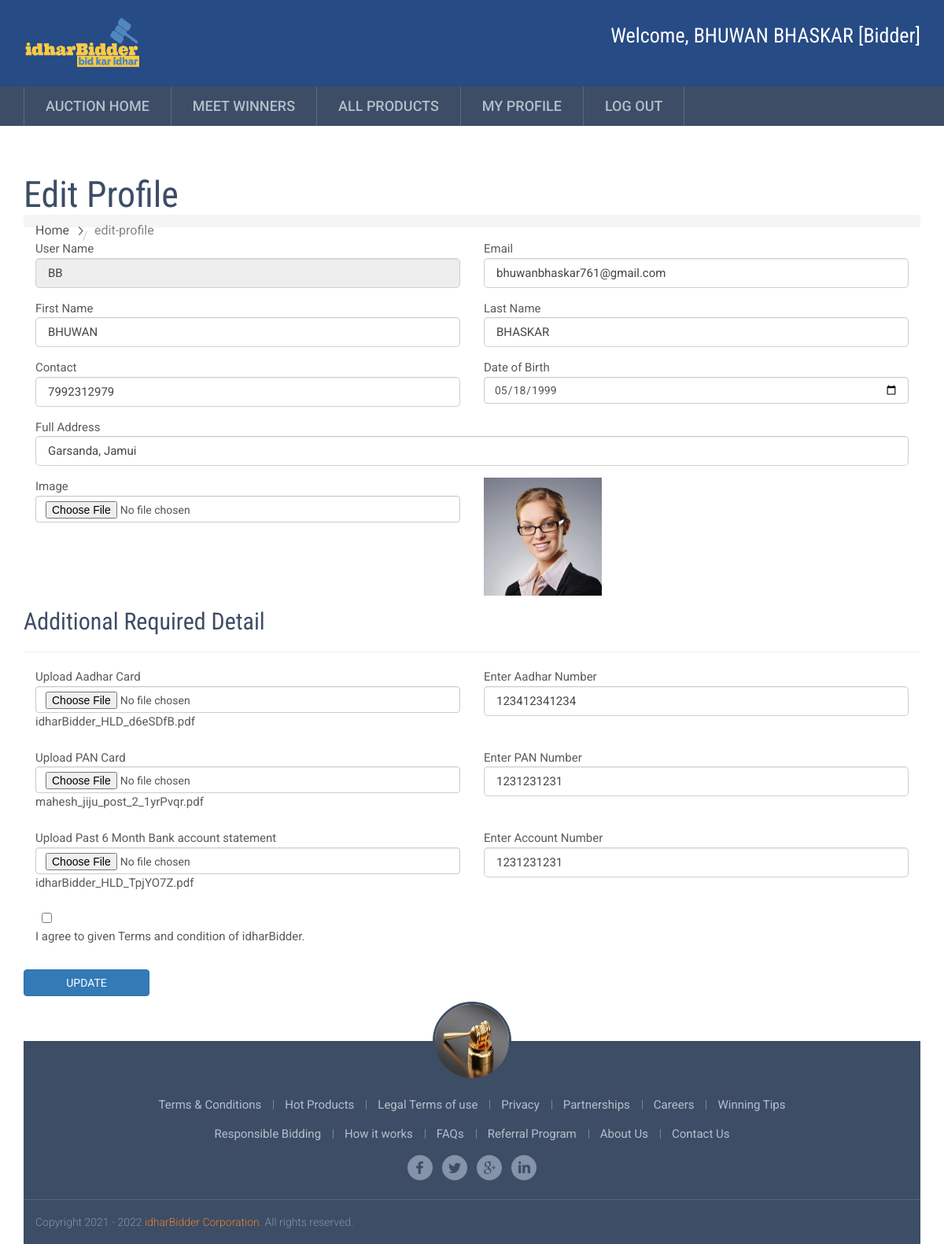
The app's page /edit_profile (signed in) with its own data.
### bid_app/models.py (models this page shows, shortened)
class AuctionUser(models.Model):
    user = models.ForeignKey(User,on_delete=models.CASCADE,null=True, blank=True)
    dob = models.DateField(null=True, blank=True)
    address = models.CharField(max_length=100,null=True, blank=True)
    contact = models.CharField(max_length=10,null=True, blank=True)
    image = models.FileField(null=True, blank=True)
    user_type = models.CharField(max_length=100,null=True, blank=True)
    status = models.CharField(max_length=100,null=True, blank=True, default="pending")
    membership = models.ForeignKey(Member_fee,on_delete=models.CASCADE,null=True, blank=True)
    created = models.DateTimeField(auto_now_add=True)
    adhar_card = models.FileField(null=True, blank=True)
    pan_card = models.FileField(null=True, blank=True)
    bank_statement = models.FileField(null=True, blank=True)
    adhar_number = models.CharField(max_length=100,null=True, blank=True)
    pan_number = models.CharField(max_length=100,null=True, blank=True)
    account_number = models.CharField(max_length=100,null=True, blank=True)
    agree = models.BooleanField(null=True, blank=True)
    email_verification = models.BooleanField(null=True, blank=True)
    otp = models.CharField(max_length=100,null=True, blank=True)

### bid_app/views.py (the view, shortened to what this page needs)
# urls.py: path('edit_profile', Edit_profile, name="edit_profile"),
def Edit_profile(request):
    if not request.user.is_authenticated:
        return redirect('login')
    pro = AuctionUser.objects.get(user=request.user)
    d = {'pro':pro}
    return render(request, 'edit_profile.html',d)

### bid_app/templates/edit_profile.html (shortened to what this page needs)
{% extends 'index.html' %}
{% load static %}
{% block body %}
<div id="inner_banner" class="inner_banner_section" style="margin-top:5%">
  <div class="container">
    <div class="row">
      <div class="col-md-12">
        <div class="full">
          <div class="title-holder">
            <div class="title-holder-cell text-left">
              <h1 class="page-title">Edit Profile</h1>
              <ol class="breadcrumb">
                <li><a href="index.html">Home</a></li>
                <li class="active">edit-profile</li>
              </ol>
            </div>
          </div>
        </div>
      </div>
    </div>
  </div>
</div>
  <div class="container">
    <div class="row">
          <div class="full">
            <div class="col-lg-12 col-md-12 col-sm-12 col-xs-12 contant_form">
              <div class="form_section">
                <form method="post" action="" enctype="multipart/form-data">
                <div class="form-row">
                  <div class="form-group col-md-6">
                    <label for="inputEmail4">User Name</label>
                    <input type="text" class="form-control" name="uname" value="{{pro.user.username}}" id="inputEmail4" readonly>
                  </div>
                  <div class="form-group col-md-6">
                    <label for="exampleInputEmail1">Email</label>
                    <input type="email" class="form-control" id="exampleInputEmail1" aria-describedby="emailHelp" name="email" value="{{pro.user.email}}">
                  </div>
                </div>
                <div class="form-row">
                    <div class="form-group col-md-6">
                      <label for="inputEmail4">First Name</label>
                      <input type="text" class="form-control" value="{{pro.user.first_name}}" name="fname" id="inputEmail4">
                    </div>
                  <div class="form-group col-md-6">
                    <label for="inputPassword4">Last Name</label>
                    <input type="text" class="form-control" name="lname" value="{{pro.user.last_name}}" id="inputPassword4">
                  </div>
                </div>
                <div class="form-row">
                  <div class="form-group col-md-6">
                    <label for="exampleInputPassword1">Contact</label>
                    <input type="text" class="form-control" id="exampleInputPassword1" value="{{pro.contact}}" name="contact">
                  </div>
                  <div class="form-group col-md-6">
                    <label for="exampleInputPassword1">Date of Birth</label>
                    <input type="date" class="form-control" id="exampleInputPassword1" name="date" value="{{pro.dob|date:'Y-m-d'}}">
                  </div>
                </div>
                <div class="form-row">
                  <div class="form-group col-md-12">
                  <label for="exampleInputPassword1">Full Address</label>
                  <input type="text" class="form-control" id="exampleInputPassword1" value="{{pro.address}}" name="add">
                </div>
                <div class="form-row">
                  <div class="form-group col-md-6">
                      <label for="exampleInputPassword1">Image</label>
                      <input type="file" class="form-control" id="exampleInputPassword1" name="img" value="choose file">
                  </div>
                  <div class="form-group col-md-6">
                      <img src="{{pro.image.url}}" style="width:150px;height:150px">
                  </div>
                </div>
                <h4>Additional Required Detail</h4><hr>
                <div class="form-row" style="height:80px">
                  <div class="form-group col-md-6">
                    <label for="exampleInputPassword1">Upload Aadhar Card</label>
                    <input type="file" class="form-control" id="exampleInputPassword1" name="aadhar" {% if not pro.adhar_card %}required{% endif %}>
                    <span>{{pro.adhar_card}}</span>
                  </div>
                  <div class="form-group col-md-6">
                    <label for="exampleInputPassword1">Enter Aadhar Number</label>
                    <input type="text" class="form-control" id="exampleInputPassword1" maxlength="12" minlength="12" name="adhar_number" value="{% if pro.adhar_number %}{{pro.adhar_number}}{% endif %}" placeholder="Enter Your 12-digit Adhar Number" required>
                  </div>
                </div><br>
                <div class="form-row" style="height:80px">
                  <div class="form-group col-md-6">
                    <label for="exampleInputPassword1">Upload PAN Card</label>
                    <input type="file" class="form-control" id="exampleInputPassword1" {% if not pro.pan_card %}required{% endif %} name="pan">
                    <span>{{pro.pan_card}}</span>
                  </div>
                  <div class="form-group col-md-6">
                    <label for="exampleInputPassword1">Enter PAN Number</label>
                    <input type="text" class="form-control" id="exampleInputPassword1" maxlength="10" minlength="10" name="pan_number" value="{% if pro.pan_number %}{{pro.pan_number}}{% endif %}" placeholder="Enter Your 10-digit PAN Number" required>
                  </div>
                </div><br>
                <div class="form-row" style="height:80px">
                  <div class="form-group col-md-6">
                    <label for="exampleInputPassword1">Upload Past 6 Month Bank account statement</label>
                    <input type="file" class="form-control" id="exampleInputPassword1" name="bank_statement" {% if not pro.bank_statement %}required{% endif %}>
                    <span>{{pro.bank_statement}}</span>
                  </div>
                  <div class="form-group col-md-6">
                    <label for="exampleInputPassword1">Enter Account Number</label>
                    <input type="text" class="form-control" id="exampleInputPassword1" name="account_number" value="{% if pro.account_number %}{{pro.account_number}}{% endif %}" placeholder="Enter Your Account Number" required>
                  </div>
                </div><br>
                <div class="form-row">
                  <div class="form-group col-md-12">
                    <input type="checkbox" class="form-control-check" id="exampleInputPassword1" name="terms" required>
                    <p>I agree to given Terms and condition of idharBidder.</p>
                  </div>
                </div>
              <button type="submit" class="btn btn-primary" style="margin-bottom:5%">update</button>
            </form>
              </div>
            </div>
      </div>
    </div>
  </div>
{% endblock %}

### bid_app/templates/index.html (shortened to what this page needs)
<!DOCTYPE html>
{% load static %}
<html class="no-js">
<head id="Head1">
<link rel="stylesheet" href="{% static 'assets/plugins/bootstrap/css/bootstrap.min.css' %}" />
<link rel="stylesheet" href="{% static 'assets/plugins/font-awesome/css/font-awesome.min.css' %}" />
<link rel="stylesheet" href="{% static 'css/style.css' %}" />
<link rel="stylesheet" href="{% static 'css/vendor/venobox.css' %}" />
<link rel="stylesheet" href="{% static 'css/rain.style.css' %}" />
<link rel="stylesheet" href="{% static 'css/responsive.css' %}" />
</head>
<body class="home">
    <div id="wrapper">
            <header id="header" style="background:#264b85">
                <div class="header-top" >
                    <div class="wrap">
                        <a href="index.html" id="logo" title="Bidderboy">
                            <img src="{% static 'images/idharBidder.png' %}" alt="Bidderboy" style="width:150px;height:70px"></a>
                            {% if not request.user.is_authenticated %}
                        <div class="user-login">
                            <div id="Panel1" onkeypress="javascript:return WebForm_FireDefaultButton(event, &#39;btnLogin&#39;)">
                                <span id="lblLError" style="color: #F70A00;"></span>
                            <form action="/login" method="post" enctype="multipart/form-data">
                                {% csrf_token %}
                                <ul class="formlist">
                                    <li>
                                        <input name="uname" type="text" id="txtLUserName" class="textbox" placeholder="Username or Email" />
                                        <label class="forgot-passsword">
                                    </li>
                                    <li>
                                        <input name="pwd" type="password" id="txtLPassword" class="textbox" placeholder="Password" />
                                    </li>
                                    <li class="actions">
                                        <input type="submit" name="btnLogin" value="Login" id="btnLogin" class="login-button" />
                                    </li>
                                </ul>
                            </form>
</div>
{% else %}
<div class="user-login">
    <h5 style="color:white">Welcome, {{request.user.first_name}} {{request.user.last_name}} [{{request.user.auctionuser_set.all.0.user_type}}]</h5>
</div>
{% endif %}
                        </div>
                    </div>
                </div>
                <div class="navigation-row">
                    <nav id="mainmenu">
                        <div class="wrap">
                            <ul>
                                {% if request.user.is_authenticated and request.user.auctionuser_set.all.0.user_type == "Seller" %}
                                <li><a href="/" title="Auction-Home">Auction Home</a></li>
                                    <li><a href="/add_product" title="Add Bid">Add Bid</a></li>
                                    <li><a href="/view_product" title="Add Bid">Product</a></li>
                                    <li><a href="/meetwinners/" title="Meet Winners">Meet Winners</a></li>
                                    <li><a href="/all_product/" title="Hot Products">All Products</a></li>
                                    <li><a href="/profile/{{request.user.id}}" title="My Profile">My Profile</a></li>
                                    <li><a href="/logout" title="Logout">Log out</a></li>
                                {% elif request.user.is_authenticated and request.user.auctionuser_set.all.0.user_type == "Bidder" %}
                                    <li><a href="/" title="Auction-Home">Auction Home</a></li>
                                    <li><a href="/meetwinners/" title="Meet Winners">Meet Winners</a></li>
                                    <li><a href="/all_product/" title="Hot Products">All Products</a></li>
                                    <li><a href="/profile/{{request.user.id}}" title="My Profile">My Profile</a></li>
                                    <li><a href="/logout" title="Logout">Log out</a></li>
                                {% endif %}
                            </ul>
                        </div>
                    </nav>
                </div>
           {% block body %}
           {% endblock %}
            <footer id="footer">
                <div class="footer-top">
                    <div class="wrap">
                        <div class="boy-thumb">
                            <figure>
                                <img src="{% static 'images/auct.jpg' %}" alt="Bidderboy">
                            </figure>
                        </div>
                        <nav class="fmenu">
                            <ul>
                                <li><a href="Terms.html" title="Terms &amp; Conditions">Terms &amp; Conditions</a></li>
                                <li><a href="HotProducts.html" title="Responsible Bidding">Hot Products</a></li>
                                <li><a href="Legal.html" title="Legal Terms of use">Legal Terms of use</a></li>
                                <li><a href="Privacy.html" title="Privacy">Privacy</a></li>
                                <li><a href="Partnership.html" title="Partnerships">Partnerships</a></li>
                                <li><a href="Careers.html" title="Careers">Careers</a></li>
                                <li><a href="Winning-Tips.html" title="Winning Tips">Winning Tips</a></li>
                            </ul>
                        </nav>
                        <nav class="fmenu">
                            <ul>
                                <li><a href="responsible-bidding.html" title="Responsible Bidding">Responsible Bidding</a></li>
                                <li><a href="How-it-works.html" title="How it works">How it works</a></li>
                                <li><a href="FAQs.html" title="FAQs">FAQs</a></li>
                                <li><a href="Referral-Program.html" title="Referral Program">Referral Program</a></li>
                                <li><a href="/about" title="About Us">About Us</a></li>
                                <li><a href="/contact" title="Contact Us">Contact Us</a></li>
                            </ul>
                        </nav>
                        <ul class="social">
                            <li><a href="http://www.facebook.com/bidderboy" class="fb" title="Facebook" target="_blank">Facebook</a></li>
                            <li><a href="http://twitter.com/bidderboy_india" class="tw" title="Twitter" target="_blank">Twitter</a></li>
                            <li><a href="https://www.instagram.com/bidderboy/" class="gp" title="Instagram" target="_blank">Instagram</a></li>
                            <li><a href="http://in.linkedin.com/in/bidderboy" class="in" title="Linked In" target="_blank">Linked In</a></li>
                        </ul>
                    </div>
                </div>
                <div class="copyright-section">
                    <div class="wrap">
                        <div class="copyright">Copyright 2021 - 2022 <a href="/">idharBidder Corporation</a>. All rights reserved.</div>
                    </div>
                </div>
            </footer>
</body>
</html>

### bid_app/static/css/responsive.css (style rules this page uses)
@media only screen and (min-width: 768px) { .user-login form, #mainmenu ul, .account-bar > ul { display:block !important; } }
@media only screen and (min-width: 1001px) and (max-width: 1200px) { .wrap { width:auto; padding:0 15px; } }
@media only screen and (min-width: 1001px) and (max-width: 1200px) { img { max-width: 100%; width:auto; height:auto; } }
@media only screen and (min-width: 1001px) and (max-width: 1200px) { .fmenu li { padding:0 15px; } }
@media only screen and (min-width: 1001px) and (max-width: 1200px) { .fmenu ul { margin:0 -15px; } }
@media only screen and (min-width: 1001px) and (max-width: 1200px) { #logo img { width:272px; height:72px; } }
@media only screen and (min-width: 1001px) and (max-width: 1200px) { .user-login { margin:10px 0 0; } }

### records on screen
AuctionUser: uname "BB", email "bhuwanbhaskar761@gmail.com", fname "BHUWAN", lname "BHASKAR", contact "7992312979", date "05/18/1999", add "Garsanda, Jamui", image (picture), adhar_card "idharBidder_HLD_d6eSDfB.pdf", adhar_number "123412341234", pan_card "mahesh_jiju_post_2_1yrPvqr.pdf", pan_number "1231231231", bank_statement "idharBidder_HLD_TpjYO7Z.pdf", account_number "1231231231"

### other values on screen
{{ request.user.first_name }} "BHUWAN"
{{ request.user.last_name }} "BHASKAR"
{{ request.user.auctionuser_set.all.0.user_type }} "Bidder"
